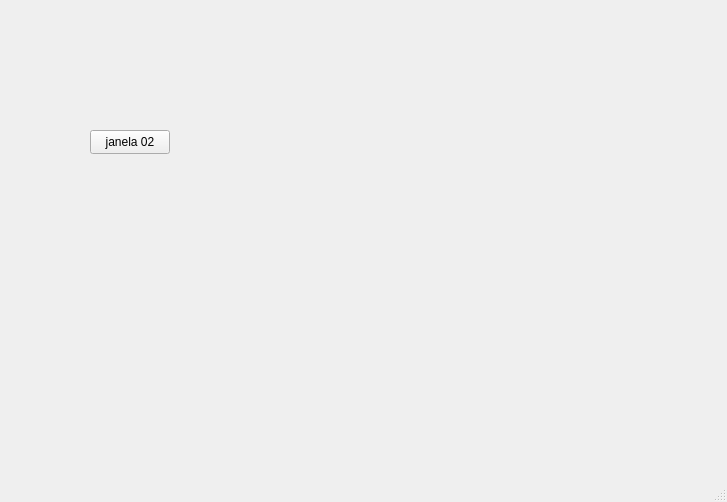
<?xml version="1.0" encoding="UTF-8"?>
<ui version="4.0">
 <class>MainWindow</class>
 <widget class="QMainWindow" name="MainWindow">
  <property name="geometry">
   <rect>
    <x>0</x>
    <y>0</y>
    <width>727</width>
    <height>502</height>
   </rect>
  </property>
  <property name="windowTitle">
   <string>MainWindow</string>
  </property>
  <widget class="QWidget" name="centralwidget">
   <widget class="QPushButton" name="pushButton">
    <property name="geometry">
     <rect>
      <x>90</x>
      <y>130</y>
      <width>80</width>
      <height>24</height>
     </rect>
    </property>
    <property name="text">
     <string>janela 02</string>
    </property>
   </widget>
  </widget>
  <widget class="QMenuBar" name="menubar">
   <property name="geometry">
    <rect>
     <x>0</x>
     <y>0</y>
     <width>727</width>
     <height>21</height>
    </rect>
   </property>
  </widget>
  <widget class="QStatusBar" name="statusbar"/>
 </widget>
 <resources/>
 <connections/>
</ui>
